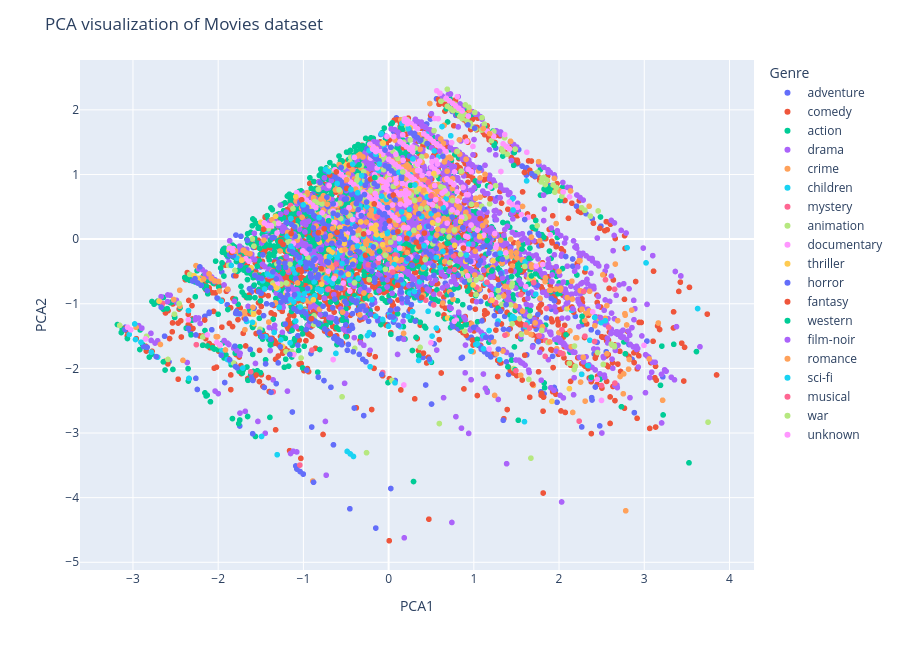

Source (notebook cell):
### Code cell
import plotly.express as px

fig = px.scatter(
    pca_df,
    x='PC1', y='PC2',
    color='Genre',
    width=900, height=650,
    hover_data={'PC1': ':.3f', 'PC2': ':.3f', 'Genre': True}
)
fig.update_layout(
    title='PCA visualization of Movies dataset',
    xaxis_title='PCA1',
    yaxis_title='PCA2',
)
fig.show()

### Figure 1 — Plotly figure (JSON) as saved in the notebook; plotly's stock layout.template omitted (floating-point values rounded to 4 significant figures; data arrays with more than 128 entries replaced by an {"elided": "..."} marker saying what was removed)
{"data": [{"customdata": {"elided": "652x1 str values"}, "hovertemplate": "Genre=%{customdata[0]}<br>PC1=%{x:.3f}<br>PC2=%{y:.3f}<extra></extra>", "legendgroup": "adventure", "marker": {"color": "#636efa", "symbol": "circle"}, "mode": "markers", "name": "adventure", "showlegend": true, "type": "scattergl", "x": {"elided": "652 float values"}, "xaxis": "x", "y": {"elided": "652 float values"}, "yaxis": "y"}, {"customdata": {"elided": "2776x1 str values"}, "hovertemplate": "Genre=%{customdata[0]}<br>PC1=%{x:.3f}<br>PC2=%{y:.3f}<extra></extra>", "legendgroup": "comedy", "marker": {"color": "#EF553B", "symbol": "circle"}, "mode": "markers", "name": "comedy", "showlegend": true, "type": "scattergl", "x": {"elided": "2776 float values"}, "xaxis": "x", "y": {"elided": "2776 float values"}, "yaxis": "y"}, {"customdata": {"elided": "1828x1 str values"}, "hovertemplate": "Genre=%{customdata[0]}<br>PC1=%{x:.3f}<br>PC2=%{y:.3f}<extra></extra>", "legendgroup": "action", "marker": {"color": "#00cc96", "symbol": "circle"}, "mode": "markers", "name": "action", "showlegend": true, "type": "scattergl", "x": {"elided": "1828 float values"}, "xaxis": "x", "y": {"elided": "1828 float values"}, "yaxis": "y"}, {"customdata": {"elided": "2218x1 str values"}, "hovertemplate": "Genre=%{customdata[0]}<br>PC1=%{x:.3f}<br>PC2=%{y:.3f}<extra></extra>", "legendgroup": "drama", "marker": {"color": "#ab63fa", "symbol": "circle"}, "mode": "markers", "name": "drama", "showlegend": true, "type": "scattergl", "x": {"elided": "2218 float values"}, "xaxis": "x", "y": {"elided": "2218 float values"}, "yaxis": "y"}, {"customdata": {"elided": "534x1 str values"}, "hovertemplate": "Genre=%{customdata[0]}<br>PC1=%{x:.3f}<br>PC2=%{y:.3f}<extra></extra>", "legendgroup": "crime", "marker": {"color": "#FFA15A", "symbol": "circle"}, "mode": "markers", "name": "crime", "showlegend": true, "type": "scattergl", "x": {"elided": "534 float values"}, "xaxis": "x", "y": {"elided": "534 float values"}, "yaxis": "y"}, {"customdata": {"elided": "197x1 str values"}, "hovertemplate": "Genre=%{customdata[0]}<br>PC1=%{x:.3f}<br>PC2=%{y:.3f}<extra></extra>", "legendgroup": "children", "marker": {"color": "#19d3f3", "symbol": "circle"}, "mode": "markers", "name": "children", "showlegend": true, "type": "scattergl", "x": {"elided": "197 float values"}, "xaxis": "x", "y": {"elided": "197 float values"}, "yaxis": "y"}, {"customdata": [["mystery"], ["mystery"], ["mystery"], ["mystery"], ["mystery"], ["mystery"], ["mystery"], ["mystery"], ["mystery"], ["mystery"], ["mystery"], ["mystery"], ["mystery"], ["mystery"], ["mystery"], ["mystery"], ["mystery"], ["mystery"], ["mystery"], ["mystery"], ["mystery"], ["mystery"], ["mystery"], ["mystery"], ["mystery"], ["mystery"], ["mystery"], ["mystery"], ["mystery"], ["mystery"], ["mystery"], ["mystery"], ["mystery"], ["mystery"], ["mystery"], ["mystery"], ["mystery"], ["mystery"], ["mystery"], ["mystery"], ["mystery"], ["mystery"], ["mystery"], ["mystery"], ["mystery"], ["mystery"], ["mystery"], ["mystery"]], "hovertemplate": "Genre=%{customdata[0]}<br>PC1=%{x:.3f}<br>PC2=%{y:.3f}<extra></extra>", "legendgroup": "mystery", "marker": {"color": "#FF6692", "symbol": "circle"}, "mode": "markers", "name": "mystery", "showlegend": true, "type": "scattergl", "x": [0.5155, 0.5327, -0.3289, 0.1423, 0.1423, 0.5158, 2.289, 2.304, -0.6162, 1.845, 2.417, -0.5304, 0.5996, 0.5445, 0.07519, 0.7731, -0.2391, 0.4681, 0.4367, -1.618, 1.033, -0.7073, -1.354, -0.1365, 1.195, 0.7644, -0.9386, 1.154, -0.1198, -0.3558, -0.2707, 2.656, -1.181, 2.04, 0.3298, 1.255, -0.1732, -0.4142, -0.1307, -0.4049, -1.72, -0.5255, -2.653, -2.229, 0.1499, -0.06905, -1.047, -1.15], "xaxis": "x", "y": [0.564, 0.5665, -0.1714, 0.192, 0.192, 0.625, -0.8101, -1.502, -0.3864, -1.569, -1.584, -0.7522, -0.8488, 0.2456, -0.2458, -0.4724, -0.398, 0.8779, -0.9445, -2.053, -0.746, -0.7725, -2.364, 0.3532, -0.9499, -0.2567, -0.3223, -0.6671, -0.3583, 0.3861, -1.026, -2.228, -0.4802, -1.773, 0.9693, -0.9805, 0.9488, 0.7782, 0.9755, 0.8951, -0.3254, 0.8954, -0.996, -0.6496, 1.044, -2.065, 0.6188, 0.5203], "yaxis": "y"}, {"customdata": {"elided": "297x1 str values"}, "hovertemplate": "Genre=%{customdata[0]}<br>PC1=%{x:.3f}<br>PC2=%{y:.3f}<extra></extra>", "legendgroup": "animation", "marker": {"color": "#B6E880", "symbol": "circle"}, "mode": "markers", "name": "animation", "showlegend": true, "type": "scattergl", "x": {"elided": "297 float values"}, "xaxis": "x", "y": {"elided": "297 float values"}, "yaxis": "y"}, {"customdata": {"elided": "385x1 str values"}, "hovertemplate": "Genre=%{customdata[0]}<br>PC1=%{x:.3f}<br>PC2=%{y:.3f}<extra></extra>", "legendgroup": "documentary", "marker": {"color": "#FF97FF", "symbol": "circle"}, "mode": "markers", "name": "documentary", "showlegend": true, "type": "scattergl", "x": {"elided": "385 float values"}, "xaxis": "x", "y": {"elided": "385 float values"}, "yaxis": "y"}, {"customdata": [["thriller"], ["thriller"], ["thriller"], ["thriller"], ["thriller"], ["thriller"], ["thriller"], ["thriller"], ["thriller"], ["thriller"], ["thriller"], ["thriller"], ["thriller"], ["thriller"], ["thriller"], ["thriller"], ["thriller"], ["thriller"], ["thriller"], ["thriller"], ["thriller"], ["thriller"], ["thriller"], ["thriller"], ["thriller"], ["thriller"], ["thriller"], ["thriller"], ["thriller"], ["thriller"], ["thriller"], ["thriller"], ["thriller"], ["thriller"], ["thriller"], ["thriller"], ["thriller"], ["thriller"], ["thriller"], ["thriller"], ["thriller"], ["thriller"], ["thriller"], ["thriller"], ["thriller"], ["thriller"], ["thriller"], ["thriller"], ["thriller"], ["thriller"], ["thriller"], ["thriller"], ["thriller"], ["thriller"], ["thriller"], ["thriller"], ["thriller"], ["thriller"], ["thriller"], ["thriller"], ["thriller"], ["thriller"], ["thriller"], ["thriller"], ["thriller"], ["thriller"], ["thriller"], ["thriller"], ["thriller"], ["thriller"], ["thriller"], ["thriller"], ["thriller"], ["thriller"], ["thriller"], ["thriller"], ["thriller"], ["thriller"], ["thriller"], ["thriller"], ["thriller"], ["thriller"], ["thriller"]], "hovertemplate": "Genre=%{customdata[0]}<br>PC1=%{x:.3f}<br>PC2=%{y:.3f}<extra></extra>", "legendgroup": "thriller", "marker": {"color": "#FECB52", "symbol": "circle"}, "mode": "markers", "name": "thriller", "showlegend": true, "type": "scattergl", "x": [-0.4096, -0.4369, -0.7859, 0.3612, -0.07134, 0.6162, -0.1985, -0.4722, -0.07516, -1.579, 0.2424, 0.5163, -0.1416, -1.205, -0.153, 0.7748, 0.9913, 0.692, 1.214, 2.107, 2.122, 1.916, 0.4372, -0.1971, 0.8404, 1.662, -0.5525, 0.9055, -0.1474, 0.0868, 1.225, -1.584, -0.6635, 1.699, -0.7319, -0.8828, 0.363, -0.5214, 0.8454, -1.245, 0.02414, -0.4953, -0.7006, -0.9059, -1.317, -0.5324, -0.3271, -1.354, 1.068, 0.5312, 0.1355, -0.3271, -0.8119, -0.196, -0.5724, -0.6437, -1.613, -0.1193, -1.725, -0.1193, 0.2542, -0.9406, -0.1564, -2.209, -2.209, -0.9777, -2.247, -2.247, -2.284, -0.06389, -1.836, -1.462, -0.4946, -1.326, -2.209, -0.8055, -0.2307, 0.1799, -2.694, 0.1799, -1.5, -1.873, -1.089], "xaxis": "x", "y": [-0.3355, -0.3618, -0.6966, 0.1799, -0.08571, 0.4993, -0.2824, -0.545, 0.05998, -1.308, 0.3646, 0.254, 0.07093, -0.8748, 0.1346, -0.09543, -0.7092, -1.22, -0.9436, -1.058, -2.313, -2.51, 0.7009, 0.167, -1.377, -0.5888, -0.1739, -0.3434, 0.2147, -0.3074, -0.3356, -1.164, -0.2057, -0.6279, -0.2714, -0.9389, 0.7791, -0.06939, 0.271, -1.66, -0.5168, 0.0303, -0.1667, -0.3636, -0.7575, 0.06938, 0.2663, -0.7185, 0.0365, 1.015, -0.6341, 0.2663, -0.04942, 0.5415, 0.1804, 0.1866, -0.4449, 1.287, -0.3276, 1.287, 1.72, 0.4993, 1.326, -0.6434, -0.6434, 0.5384, -0.6043, -0.6043, -0.5652, 1.49, -0.2104, 0.2226, 1.151, 0.3539, -0.6434, 0.8529, 1.404, 1.798, -0.9592, 1.798, 0.2617, -0.1713, 0.6556], "yaxis": "y"}, {"customdata": {"elided": "468x1 str values"}, "hovertemplate": "Genre=%{customdata[0]}<br>PC1=%{x:.3f}<br>PC2=%{y:.3f}<extra></extra>", "legendgroup": "horror", "marker": {"color": "#636efa", "symbol": "circle"}, "mode": "markers", "name": "horror", "showlegend": true, "type": "scattergl", "x": {"elided": "468 float values"}, "xaxis": "x", "y": {"elided": "468 float values"}, "yaxis": "y"}, {"customdata": [["fantasy"], ["fantasy"], ["fantasy"], ["fantasy"], ["fantasy"], ["fantasy"], ["fantasy"], ["fantasy"], ["fantasy"], ["fantasy"], ["fantasy"], ["fantasy"], ["fantasy"], ["fantasy"], ["fantasy"], ["fantasy"], ["fantasy"], ["fantasy"], ["fantasy"], ["fantasy"], ["fantasy"], ["fantasy"], ["fantasy"], ["fantasy"], ["fantasy"], ["fantasy"], ["fantasy"], ["fantasy"], ["fantasy"], ["fantasy"], ["fantasy"], ["fantasy"], ["fantasy"], ["fantasy"], ["fantasy"], ["fantasy"], ["fantasy"], ["fantasy"], ["fantasy"], ["fantasy"], ["fantasy"], ["fantasy"]], "hovertemplate": "Genre=%{customdata[0]}<br>PC1=%{x:.3f}<br>PC2=%{y:.3f}<extra></extra>", "legendgroup": "fantasy", "marker": {"color": "#EF553B", "symbol": "circle"}, "mode": "markers", "name": "fantasy", "showlegend": true, "type": "scattergl", "x": [0.1093, -0.2715, 1.074, 0.2126, 0.4193, 0.00788, -0.2934, 0.8777, -1.554, 0.3892, -1.054, -0.6846, 0.6726, 0.3566, 0.05458, -0.9072, 2.152, 3.44, 1.435, 0.108, 1.191, -0.7906, -0.6055, -0.1693, 2.565, -0.756, -0.8237, 1.688, 0.3246, 3.134, -2.307, -1.267, -1.239, -0.4923, -0.2122, -1.144, -1.466, -0.4629, -1.842, -1.02, -0.614, -0.6914], "xaxis": "x", "y": [0.1158, -0.2475, 0.3165, 0.01096, 0.09341, 0.2838, 0.07973, -0.139, -2.103, -0.9024, -0.4753, -1.465, -0.1722, -0.1161, 0.6828, -1.231, -1.05, -1.61, -0.489, -0.7139, 0.6242, -0.4586, 0.1042, 0.5446, 0.1454, 0.1607, 0.09969, -2.245, -0.04902, -2.908, -1.029, -0.03914, -0.08094, 0.7851, 0.9296, 0.0872, 0.1513, 1.143, -0.2051, 0.6084, 1.039, 0.989], "yaxis": "y"}, {"customdata": [["western"], ["western"], ["western"], ["western"], ["western"], ["western"], ["western"], ["western"], ["western"], ["western"], ["western"], ["western"], ["western"], ["western"], ["western"], ["western"], ["western"], ["western"], ["western"], ["western"], ["western"], ["western"], ["western"]], "hovertemplate": "Genre=%{customdata[0]}<br>PC1=%{x:.3f}<br>PC2=%{y:.3f}<extra></extra>", "legendgroup": "western", "marker": {"color": "#00cc96", "symbol": "circle"}, "mode": "markers", "name": "western", "showlegend": true, "type": "scattergl", "x": [-0.2211, -0.1058, -0.5946, 0.8171, 0.8549, 1.566, 1.647, 1.659, 0.7436, 1.662, 1.04, 0.8178, 1.486, 1.157, 1.676, 2.27, 0.2576, 1.211, -0.7035, 2.379, -0.1618, -0.3473, -1.337], "xaxis": "x", "y": [-0.224, -0.1881, -0.657, 0.02529, -1.357, -0.1527, -0.2983, -0.1381, -1.24, -1.106, -1.553, -1.318, -2.022, -0.0224, -0.5695, -1.195, 0.8327, -0.4929, 0.2841, -2.136, 0.9531, 1.149, 0.1246], "yaxis": "y"}, {"customdata": [["film-noir"], ["film-noir"], ["film-noir"], ["film-noir"], ["film-noir"], ["film-noir"], ["film-noir"], ["film-noir"], ["film-noir"], ["film-noir"], ["film-noir"], ["film-noir"]], "hovertemplate": "Genre=%{customdata[0]}<br>PC1=%{x:.3f}<br>PC2=%{y:.3f}<extra></extra>", "legendgroup": "film-noir", "marker": {"color": "#ab63fa", "symbol": "circle"}, "mode": "markers", "name": "film-noir", "showlegend": true, "type": "scattergl", "x": [-0.1871, 2.75, 2.616, 2.459, 2.486, 2.568, 0.009366, 2.086, 0.4134, 2.16, 1.967, 0.5995], "xaxis": "x", "y": [-0.2903, -1.409, -1.144, -1.039, -1.213, -1.532, -0.5577, -0.9986, -0.08949, -1.077, -1.733, 1.36], "yaxis": "y"}, {"customdata": [["romance"], ["romance"], ["romance"], ["romance"], ["romance"], ["romance"], ["romance"], ["romance"], ["romance"], ["romance"], ["romance"], ["romance"], ["romance"], ["romance"], ["romance"], ["romance"], ["romance"], ["romance"], ["romance"], ["romance"], ["romance"], ["romance"], ["romance"], ["romance"], ["romance"], ["romance"], ["romance"], ["romance"], ["romance"], ["romance"], ["romance"], ["romance"], ["romance"], ["romance"], ["romance"], ["romance"], ["romance"], ["romance"]], "hovertemplate": "Genre=%{customdata[0]}<br>PC1=%{x:.3f}<br>PC2=%{y:.3f}<extra></extra>", "legendgroup": "romance", "marker": {"color": "#FFA15A", "symbol": "circle"}, "mode": "markers", "name": "romance", "showlegend": true, "type": "scattergl", "x": [-0.1979, 2.161, 0.5862, -0.6244, 0.5862, 0.5491, 0.1756, -0.235, -1.914, -0.2629, -0.2681, -0.4147, 0.512, -0.3372, 1.39, -1.068, -0.5109, -0.5405, -1.592, 0.4143, -0.3453, -1.689, 1.892, 0.7321, 1.185, 0.3215, -0.2033, 2.235, 0.7136, 1.111, 0.1756, -0.6573, -0.7203, -0.386, -0.7945, -0.4922, -2.172, -1.798], "xaxis": "x", "y": [-0.2174, -2.681, 0.6095, -0.574, 0.6095, 0.6486, 0.2156, -0.1784, -1.715, -0.07892, -0.06081, -0.1268, 0.6876, -1.173, -1.475, -0.6786, -0.162, -1.129, -1.055, 0.7573, 0.1407, -1.126, -1.591, 1.249, 1.632, 0.8551, 0.4494, -0.3339, 1.268, 1.71, 0.2156, 0.1632, 0.5418, 0.7738, 0.62, 0.919, -0.6176, -0.1846], "yaxis": "y"}, {"customdata": [["sci-fi"], ["sci-fi"], ["sci-fi"], ["sci-fi"], ["sci-fi"], ["sci-fi"], ["sci-fi"], ["sci-fi"], ["sci-fi"], ["sci-fi"], ["sci-fi"], ["sci-fi"], ["sci-fi"], ["sci-fi"], ["sci-fi"], ["sci-fi"], ["sci-fi"], ["sci-fi"], ["sci-fi"], ["sci-fi"], ["sci-fi"], ["sci-fi"], ["sci-fi"], ["sci-fi"], ["sci-fi"], ["sci-fi"], ["sci-fi"], ["sci-fi"], ["sci-fi"], ["sci-fi"], ["sci-fi"], ["sci-fi"], ["sci-fi"], ["sci-fi"], ["sci-fi"], ["sci-fi"], ["sci-fi"], ["sci-fi"], ["sci-fi"], ["sci-fi"], ["sci-fi"], ["sci-fi"], ["sci-fi"], ["sci-fi"], ["sci-fi"], ["sci-fi"], ["sci-fi"], ["sci-fi"], ["sci-fi"], ["sci-fi"], ["sci-fi"], ["sci-fi"], ["sci-fi"], ["sci-fi"], ["sci-fi"], ["sci-fi"], ["sci-fi"], ["sci-fi"], ["sci-fi"], ["sci-fi"], ["sci-fi"]], "hovertemplate": "Genre=%{customdata[0]}<br>PC1=%{x:.3f}<br>PC2=%{y:.3f}<extra></extra>", "legendgroup": "sci-fi", "marker": {"color": "#19d3f3", "symbol": "circle"}, "mode": "markers", "name": "sci-fi", "showlegend": true, "type": "scattergl", "x": [-0.5462, -0.6039, 0.6371, -0.6185, 1.304, -0.4494, -1.149, -0.6938, 0.4508, -0.196, 0.3025, 3.021, 2.313, 1.114, 0.5596, 2.798, 0.9134, 1.46, -0.4865, 1.455, 0.4163, 1.309, -1.711, -0.4123, -0.08268, 0.07494, -0.001849, -1.597, 0.6413, -1.147, 0.3074, 0.1219, 0.285, -0.8157, -0.3629, -2.906, -0.1097, -0.3164, 1.04, -1.846, -0.1517, -0.6032, 0.2306, -1.001, -1.112, -0.4422, -2.344, -0.4224, -1.491, 0.6265, 0.1219, -0.07101, -0.3654, 0.1564, -0.2278, -0.1503, -1.038, -0.08599, -0.4088, -0.7019, -0.739], "xaxis": "x", "y": [-0.3779, -0.2838, -0.1903, -1.768, -1.865, -3.324, -0.9335, -0.2723, 0.6533, -0.938, -0.81, -0.3677, -0.449, -1.698, -0.2878, -0.1332, -0.2471, 0.4499, -3.285, -1.198, -0.1035, -0.2176, -1.995, -3.363, 0.6643, -2.223, -1.349, -1.288, 0.4859, -0.1097, 0.8376, 1.033, 1.241, 0.3345, 0.7173, -1.596, 1.161, 0.9819, -1.62, -0.4067, 1.312, 0.8601, 1.712, 0.5299, -0.9726, 0.7675, -2.154, 1.16, -3.053, 1.741, 1.033, -1.243, -0.1066, 1.79, 1.37, -1.193, -1.051, 1.632, 1.271, 1.041, 1.08], "yaxis": "y"}, {"customdata": [["musical"], ["musical"], ["musical"], ["musical"], ["musical"], ["musical"], ["musical"], ["musical"], ["musical"], ["musical"], ["musical"], ["musical"], ["musical"], ["musical"], ["musical"], ["musical"], ["musical"], ["musical"], ["musical"], ["musical"], ["musical"], ["musical"], ["musical"]], "hovertemplate": "Genre=%{customdata[0]}<br>PC1=%{x:.3f}<br>PC2=%{y:.3f}<extra></extra>", "legendgroup": "musical", "marker": {"color": "#FF6692", "symbol": "circle"}, "mode": "markers", "name": "musical", "showlegend": true, "type": "scattergl", "x": [2.034, 2.583, 1.365, 1.494, 1.703, 2.236, 0.5292, 1.853, 2.652, -1.041, 1.553, 0.6083, 1.765, 1.654, -0.8997, 1.608, -2.256, 2.016, 2.545, 2.498, 1.837, 0.04687, 0.497], "xaxis": "x", "y": [-1.4, -1.363, -1.486, -2.034, -0.6727, -2.816, -1.018, -1.074, -0.7745, -3.496, -0.8573, 0.5512, -1.493, -1.376, -1.717, -1.328, -1.633, -1.758, -0.629, -2.266, -1.813, -0.5103, 0.6684], "yaxis": "y"}, {"customdata": [["war"], ["war"], ["war"], ["war"]], "hovertemplate": "Genre=%{customdata[0]}<br>PC1=%{x:.3f}<br>PC2=%{y:.3f}<extra></extra>", "legendgroup": "war", "marker": {"color": "#B6E880", "symbol": "circle"}, "mode": "markers", "name": "war", "showlegend": true, "type": "scattergl", "x": [1.537, 1.656, 1.646, 0.1666], "xaxis": "x", "y": [-1.23, -1.19, -2.171, 1.04], "yaxis": "y"}, {"customdata": [["unknown"], ["unknown"], ["unknown"], ["unknown"], ["unknown"], ["unknown"], ["unknown"], ["unknown"], ["unknown"], ["unknown"], ["unknown"], ["unknown"], ["unknown"], ["unknown"], ["unknown"], ["unknown"], ["unknown"], ["unknown"], ["unknown"], ["unknown"], ["unknown"], ["unknown"], ["unknown"], ["unknown"], ["unknown"]], "hovertemplate": "Genre=%{customdata[0]}<br>PC1=%{x:.3f}<br>PC2=%{y:.3f}<extra></extra>", "legendgroup": "unknown", "marker": {"color": "#FF97FF", "symbol": "circle"}, "mode": "markers", "name": "unknown", "showlegend": true, "type": "scattergl", "x": [1.179, -3.063, -0.4016, -3.026, -0.6411, -1.309, -1.42, -0.6989, -0.1514, 1.259, -1.831, 0.7713, 0.2221, -0.1885, -0.4556, -1.42, 0.5387, 0.2221, 0.5536, 1.318, 1.558, -1.457, 0.185, 0.1801, -1.868], "xaxis": "x", "y": [-1.7, -1.364, 1.264, -1.403, -0.6092, 0.09424, 0.2115, 0.8289, 1.354, -0.1309, -0.1824, -1.271, 1.787, 1.393, -0.8046, 0.2115, 1.867, 1.787, 0.6116, 1.046, 0.3802, 0.2506, 1.826, 0.1786, -0.1434], "yaxis": "y"}], "layout": {"height": 650, "legend": {"title": {"text": "Genre"}, "tracegroupgap": 0}, "margin": {"t": 60}, "title": {"text": "PCA visualization of Movies dataset"}, "width": 900, "xaxis": {"anchor": "y", "domain": [0, 1], "title": {"text": "PCA1"}}, "yaxis": {"anchor": "x", "domain": [0, 1], "title": {"text": "PCA2"}}}}
